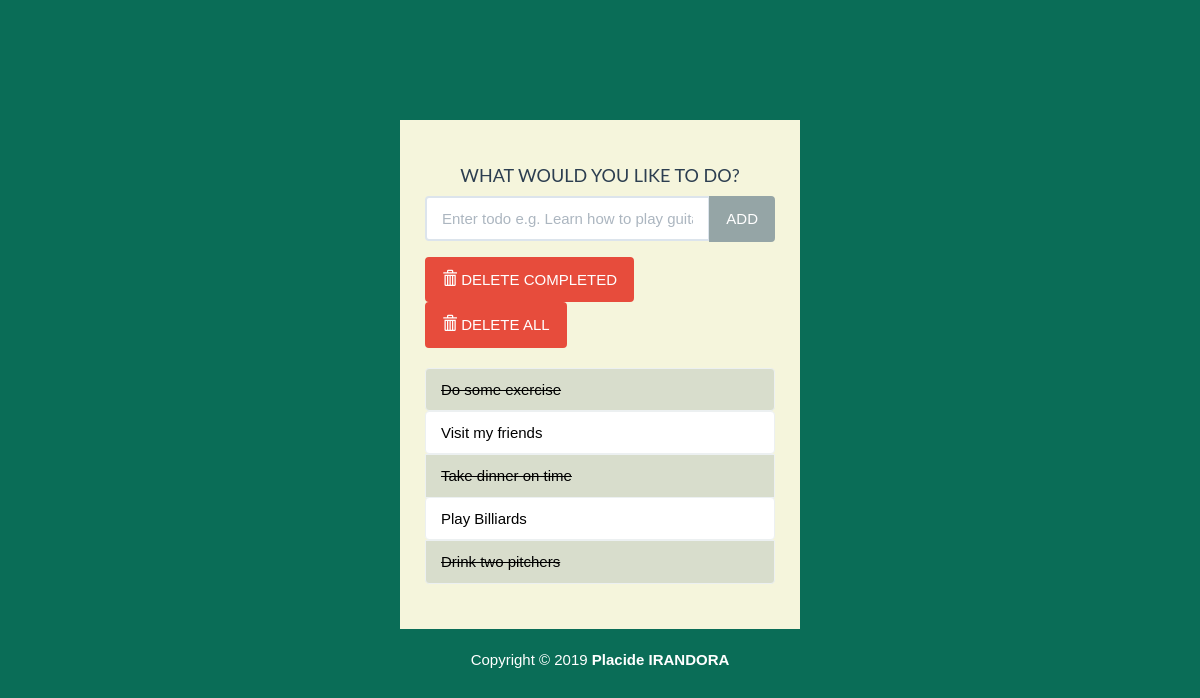
The app's page /, older data.
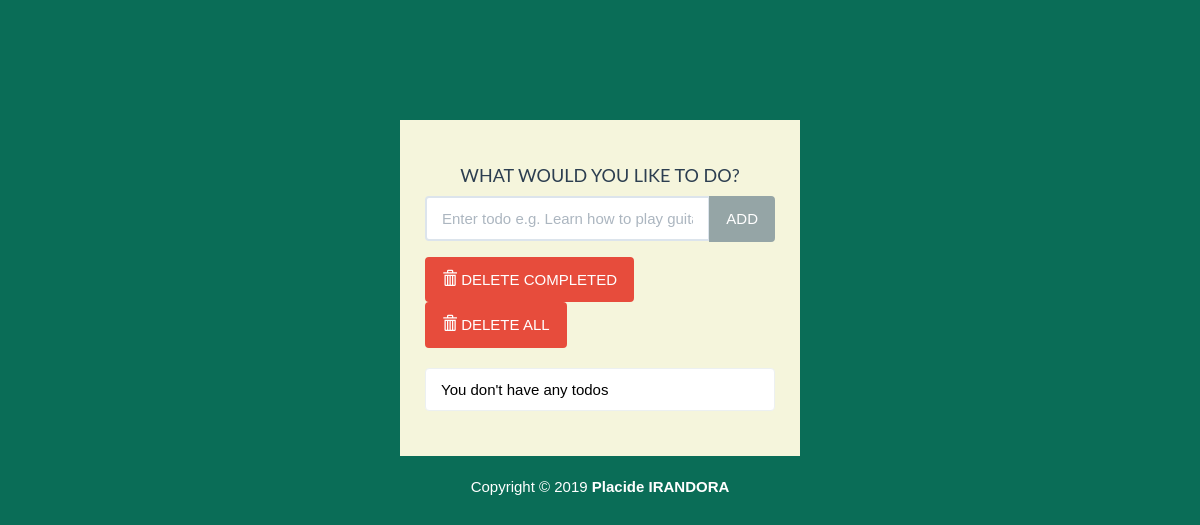
The same page, newer data.
### todo/models.py (models this page shows, shortened)
class Todo (models.Model):
    text = models.CharField(max_length=30)
    complete = models.BooleanField (default=False)

### todo/views.py (the view)
# urls.py: path('', views.index, name='index'),
def index(request):
    todo_list = Todo.objects.order_by('id')
    form = TodoForm()
    context = {'todo_list': todo_list, 'form': form}
    return render(request, 'todo/index.html', context)

### todo/forms.py
class TodoForm(forms.Form):
    text = forms.CharField(max_length=30,
    widget=forms.TextInput(
        attrs={'class': 'form-control',
        'placeholder': 'Enter todo e.g. Learn how to play guitar',
        'aria-label': 'Todo',
        'aria-describedby':'add-btn'}
    ))

### todo/templates/todo/index.html (shortened to what this page needs)
{% load static %}
<!DOCTYPE html>
<html lang="en">
	<head>
		<link rel="stylesheet" href="{% static 'todo/bootstrap/css/flatly.min.css' %}"/>
		<link rel="stylesheet" href="{% static 'todo/styles.css' %}"/>
	</head>
	<body>
		<div class="container-fluid" id="wrapper">
			<div class="row">
				<div class="col-lg-4 col-lg-offset-4" id="content">
					<h2>WHAT WOULD YOU LIKE TO DO?</h2>
					<form action="{% url 'add' %}" method="POST" role="form">
						<div class="form-group">
							<div class="input-group">
							  {{ form.text }}
							  <span class="input-group-btn">
								  <button type="submit" class="btn btn-default" id="add-btn">ADD</button>
							  </span>
							</div>
						</div>
					</form>
					<div class="row t10">
						<div class="col-lg-12">
							<div class="btn-toolbar">
								<div class="btn-group">
									<a href="{% url 'delete-completed' %}"><button type="button" class="btn btn-danger">
										<i class="glyphicon glyphicon-trash"></i> DELETE COMPLETED
									</button></a>
								</div>
								<div class="btn-group">
									<a href="{% url 'delete-all' %}"><button type="button" class="btn btn-danger">
										<i class="glyphicon glyphicon-trash"></i> DELETE ALL
									</button> <a/>
								</div>
							</div>
						</div>
					</div>
					<ul class="list-group t20">
							{% if not todo_list %}
								<p class="list-group-item">You don't have any todos</p>
							{% endif %}
						{% for todo in todo_list %}
							{% if todo.complete %}
								<li class="list-group-item todo-completed">{{ todo.text }}</li>
							{%else%}
								<a href="{% url 'complete' todo.id %}"><li class="list-group-item">{{ todo.text }}</li></a>
							{% endif %}
						{% endfor %}
					</ul>
				</div>
			</div>
			<footer>
				<div class="row pad">
					<div class="col-lg-12 text-center">
						Copyright &copy; 2019 <strong>Placide IRANDORA</strong>
					</div>
				</div>
			</footer>
		</div>
	</body>
</html>

### todo/static/todo/styles.css (style rules this page uses)
body { background: #0A6D57; font-family: 'Vollkorn SC', 'Futura', sans-serif; }
#wrapper { margin-top: 10% !important; }
#content { background: beige; padding: 25px; }
#content > h2 { font-size: 18px; text-align: center; padding-top: 0; }
.t10 { margin-top: 10px; }
.t20 { margin-top: 20px; }
footer { margin-top: 20px; color: white; }
.list-group-item { color: black; }

Row changes from the older to the newer data that the page shows:
removed Todo: text "Do some exercise"
removed Todo: text "Visit my friends"
removed Todo: text "Take dinner on time"
removed Todo: text "Play Billiards"
removed Todo: text "Drink two pitchers"
Text that changed along with them:
text now shown: "You don't have any todos"
